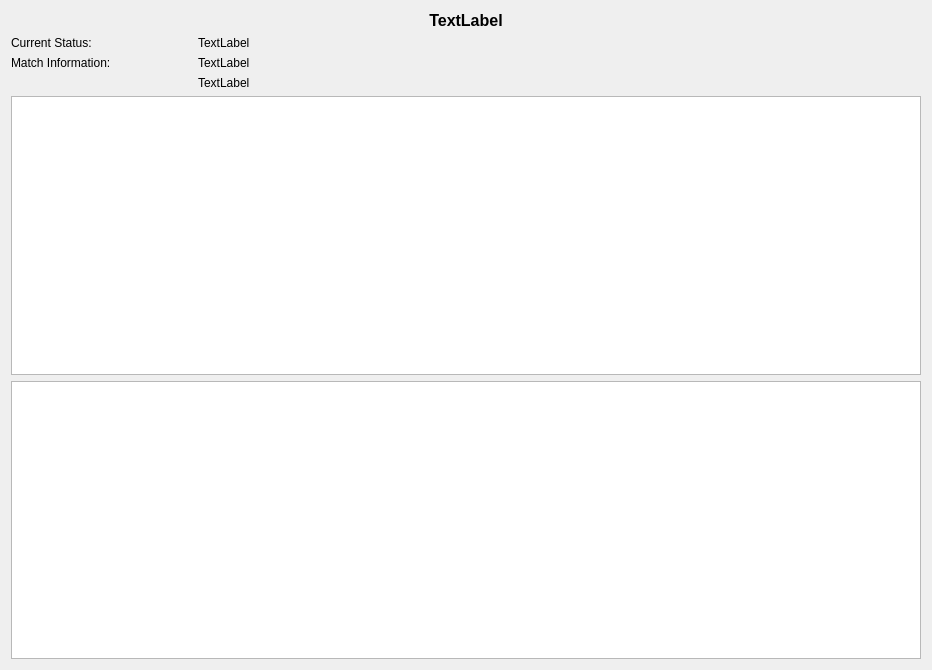
<?xml version="1.0" encoding="UTF-8"?>
<ui version="4.0">
 <class>DlgPlayerProfile</class>
 <widget class="QDialog" name="DlgPlayerProfile">
  <property name="geometry">
   <rect>
    <x>0</x>
    <y>0</y>
    <width>932</width>
    <height>670</height>
   </rect>
  </property>
  <property name="windowTitle">
   <string>Dialog</string>
  </property>
  <layout class="QVBoxLayout" name="verticalLayout_2">
   <item>
    <layout class="QVBoxLayout" name="verticalLayout">
     <item>
      <widget class="QLabel" name="laTitle">
       <property name="font">
        <font>
         <pointsize>12</pointsize>
         <weight>75</weight>
         <bold>true</bold>
        </font>
       </property>
       <property name="text">
        <string>TextLabel</string>
       </property>
       <property name="alignment">
        <set>Qt::AlignCenter</set>
       </property>
      </widget>
     </item>
     <item>
      <layout class="QGridLayout" name="gridLayout" columnstretch="1,4">
       <item row="0" column="0">
        <widget class="QLabel" name="label_3">
         <property name="text">
          <string>Current Status:</string>
         </property>
        </widget>
       </item>
       <item row="1" column="1">
        <widget class="QLabel" name="laTotalMatches">
         <property name="text">
          <string>TextLabel</string>
         </property>
        </widget>
       </item>
       <item row="1" column="0">
        <widget class="QLabel" name="label_2">
         <property name="text">
          <string>Match Information:</string>
         </property>
        </widget>
       </item>
       <item row="0" column="1">
        <widget class="QLabel" name="laStatus">
         <property name="text">
          <string>TextLabel</string>
         </property>
        </widget>
       </item>
       <item row="2" column="1">
        <widget class="QLabel" name="laMatchesFinished">
         <property name="text">
          <string>TextLabel</string>
         </property>
        </widget>
       </item>
      </layout>
     </item>
     <item>
      <widget class="MatchLogTable" name="playerTab"/>
     </item>
     <item>
      <widget class="MatchLogTable" name="umpireTab"/>
     </item>
    </layout>
   </item>
  </layout>
 </widget>
 <customwidgets>
  <customwidget>
   <class>MatchLogTable</class>
   <extends>QTableWidget</extends>
   <header>ui/MatchLogTable.h</header>
  </customwidget>
 </customwidgets>
 <resources/>
 <connections/>
</ui>
